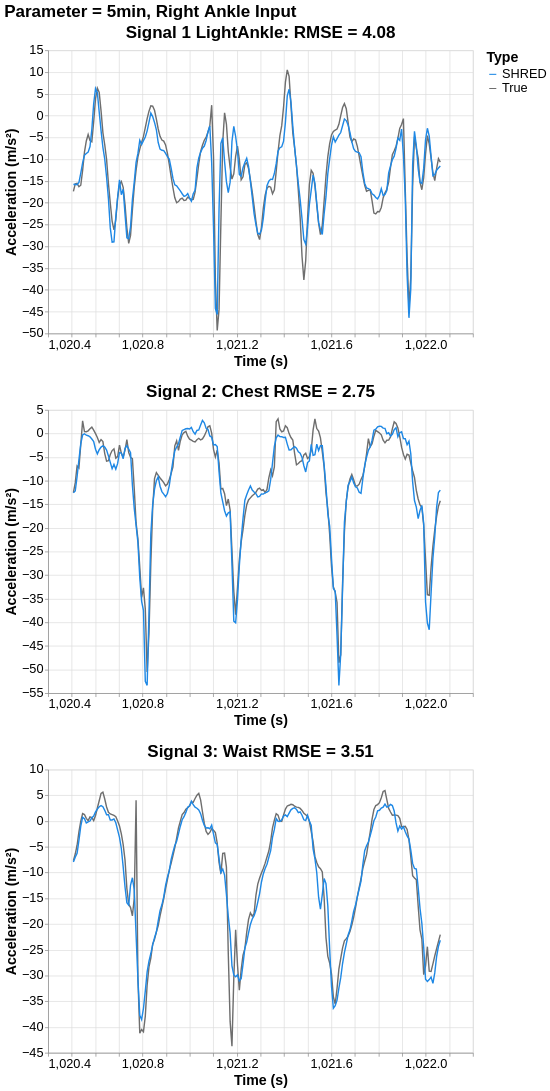

The notebook cell this image was saved under:
### Code cell
# format: ft.extractSignal(output_location, output_signal, output_axis, df_SHRED_tidy)
    # output_location: 'Chest', 'Waist', 'RightAnkle', 'LeftAnkle'
    # output_signal: 'Acceleration', 'Angular Velocity', 'Magnetic Field'
    # output_axis: 'x', 'y', z'

Signal1 = ft.extractSignal('LeftAnkle', 'Acceleration', 'x', df_SHRED_tidy)
Signal2 = ft.extractSignal('Chest', 'Acceleration', 'x', df_SHRED_tidy)
Signal3 = ft.extractSignal('Waist', 'Acceleration', 'x', df_SHRED_tidy)

my_scheme = ['#1e88e5', "#6E6E6E"] # '#014337', '#1e88e5', '#DB1048'

# Compute error: ft.rmse_error, ft.mae_error, OR ft.mbe_error
Signal1_error = ft.rmse_error(Signal1[Signal1['Type'] == 'True']['Value'], Signal1[Signal1['Type'] == 'SHRED']['Value'])
Signal2_error = ft.rmse_error(Signal2[Signal2['Type'] == 'True']['Value'], Signal2[Signal2['Type'] == 'SHRED']['Value'])
Signal3_error = ft.rmse_error(Signal3[Signal3['Type'] == 'True']['Value'], Signal3[Signal3['Type'] == 'SHRED']['Value'])

# plot left ankle acceleration
line1 = alt.Chart(Signal1).mark_line().encode(
    x=alt.X('Time:Q', title='Time (s)'),
    y=alt.Y('Value:Q', title='Acceleration (m/s\u00b2)'),
    color=alt.Color('Type:N', scale=alt.Scale(range=my_scheme))
).properties(
    width=600,
    height=400,
    title=f'Signal 1 LightAnkle: RMSE = {Signal1_error:.2f}'  # Can change this title to be specific to the output signal
)
# plot chest acceleration
line2 = alt.Chart(Signal2).mark_line().encode(
    x=alt.X('Time:Q', title='Time (s)'),
    y=alt.Y('Value:Q', title='Acceleration (m/s\u00b2)'),
    color=alt.Color('Type:N', scale=alt.Scale(range=my_scheme))
).properties(
    width=600,
    height=400,
    title=f'Signal 2: Chest RMSE = {Signal2_error:.2f}'  # Can change this title to be specific to the output signal
)

# plot Waist acceleration
line3 = alt.Chart(Signal3).mark_line().encode(
    x=alt.X('Time:Q', title='Time (s)'),
    y=alt.Y('Value:Q', title='Acceleration (m/s\u00b2)'),
    color=alt.Color('Type:N', scale=alt.Scale(range=my_scheme))
).properties(
    width=600,
    height=400,
    title=f'Signal 3: Waist RMSE = {Signal3_error:.2f}'  # Can change this title to be specific to the output signal
)

final_chart = alt.vconcat(line1, line2, line3).properties(
    title=f'Parameter = {save_tag}, Right Ankle Input' # Can change this title to match the input sensor
    # increase font size
).configure_axis(
    labelFontSize=18,
    titleFontSize=20
).configure_title(
    fontSize=24
).configure_legend(
    labelFontSize=18,
    titleFontSize=20
)

final_chart

### Figure 1 — Vega-Lite specification as saved in the notebook (floating-point values rounded to 4 significant figures; data arrays with more than 128 entries replaced by an {"elided": "..."} marker saying what was removed)
{"config": {"view": {"continuousWidth": 300, "continuousHeight": 300}, "axis": {"labelFontSize": 18, "titleFontSize": 20}, "legend": {"labelFontSize": 18, "titleFontSize": 20}, "title": {"fontSize": 24}}, "vconcat": [{"data": {"name": "data-7fda1373626657edf95e485551844905"}, "mark": {"type": "line"}, "encoding": {"color": {"field": "Type", "scale": {"range": ["#1e88e5", "#6E6E6E"]}, "type": "nominal"}, "x": {"field": "Time", "title": "Time (s)", "type": "quantitative"}, "y": {"field": "Value", "title": "Acceleration (m/s²)", "type": "quantitative"}}, "height": 400, "title": "Signal 1 LightAnkle: RMSE = 4.08", "width": 600}, {"data": {"name": "data-18633b1f7de273af6b3b29b0a12c788c"}, "mark": {"type": "line"}, "encoding": {"color": {"field": "Type", "scale": {"range": ["#1e88e5", "#6E6E6E"]}, "type": "nominal"}, "x": {"field": "Time", "title": "Time (s)", "type": "quantitative"}, "y": {"field": "Value", "title": "Acceleration (m/s²)", "type": "quantitative"}}, "height": 400, "title": "Signal 2: Chest RMSE = 2.75", "width": 600}, {"data": {"name": "data-39577923750397c81436e2b6c74eaf85"}, "mark": {"type": "line"}, "encoding": {"color": {"field": "Type", "scale": {"range": ["#1e88e5", "#6E6E6E"]}, "type": "nominal"}, "x": {"field": "Time", "title": "Time (s)", "type": "quantitative"}, "y": {"field": "Value", "title": "Acceleration (m/s²)", "type": "quantitative"}}, "height": 400, "title": "Signal 3: Waist RMSE = 3.51", "width": 600}], "title": "Parameter = 5min, Right Ankle Input", "$schema": "https://vega.github.io/schema/vega-lite/v5.20.1.json", "datasets": {"data-7fda1373626657edf95e485551844905": {"elided": "400 records"}, "data-18633b1f7de273af6b3b29b0a12c788c": {"elided": "400 records"}, "data-39577923750397c81436e2b6c74eaf85": {"elided": "400 records"}}}
